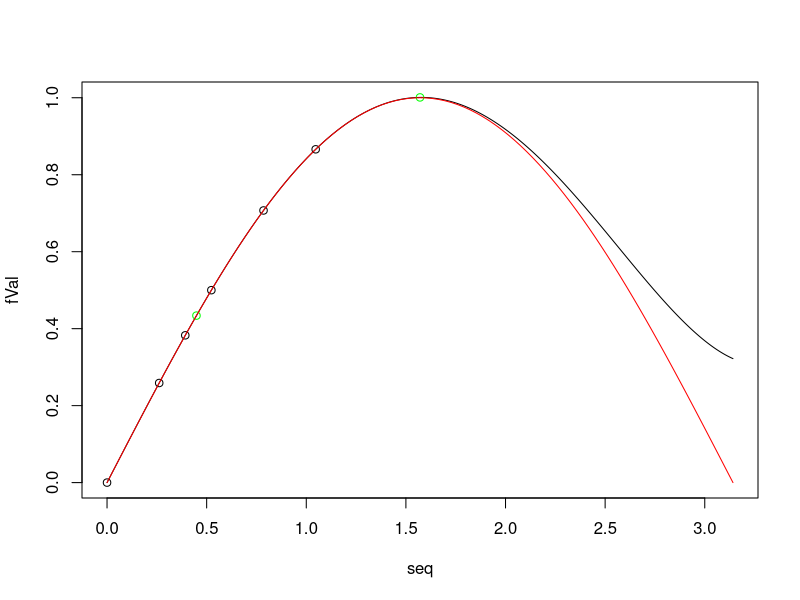

This chart was generated by the following R code:
# setwd("Workshops/Week9")
# cleanup
rm(list=ls())

"Make a vector of the function evaluation points and a vector of the values of the
sine function at these points."

valuationPts <- c(0, pi/12, pi/8, pi/6, pi/4, pi/3)
valueOfSine <- sin(valuationPts) # 0.0000000 0.2588190 0.3826834 0.5000000 0.7071068 0.8660254

"Construct the 6 x 6 matrix P^{-1} and use solve to calculate P."
pInverse <- cbind(rep(1,6), valuationPts, valuationPts^2, valuationPts^3, valuationPts^4, valuationPts^5)
det(pInverse) # 7.533285e-07 not zero

p <- solve(pInverse)
round(p %*% pInverse) # all ones in the diagonal

"Write a function interp(x,val) to calculate the approximation to the sine func-
tion from Lagrange interpolation."

interp <- function(x, val) c(1,x,x^2,x^3,x^4,x^5) %*% p %*% val

"Check that your function gives reasonable results for pi/7 and pi/2"

interp(pi/7, valueOfSine) # 0.4338837
sin(pi/7) # 0.4338837, the same!

interp(pi/2, valueOfSine) # 1.000869
sin(pi/2) # 1, the same (approximately)!

"Define a vector of 500 values equally spaced between 0 and pi"

seq <- seq(0, pi, (pi - 0)/500)

"Use sapply() to compute a vector of values from Lagrange interpolation, and
plot the result. Overlay a graph of sin x."

fVal <- sapply(seq, interp, val = valueOfSine)
plot(seq, fVal, type = "l")
points(valuationPts, valueOfSine) # all in the line!
points(c(pi/7, pi/2), c(interp(pi/7, valueOfSine), interp(pi/2, valueOfSine)), col="green") # also in the line

# overlaying graph of sin x
curve(sin, add = TRUE, col="red") # matches well in the begining
